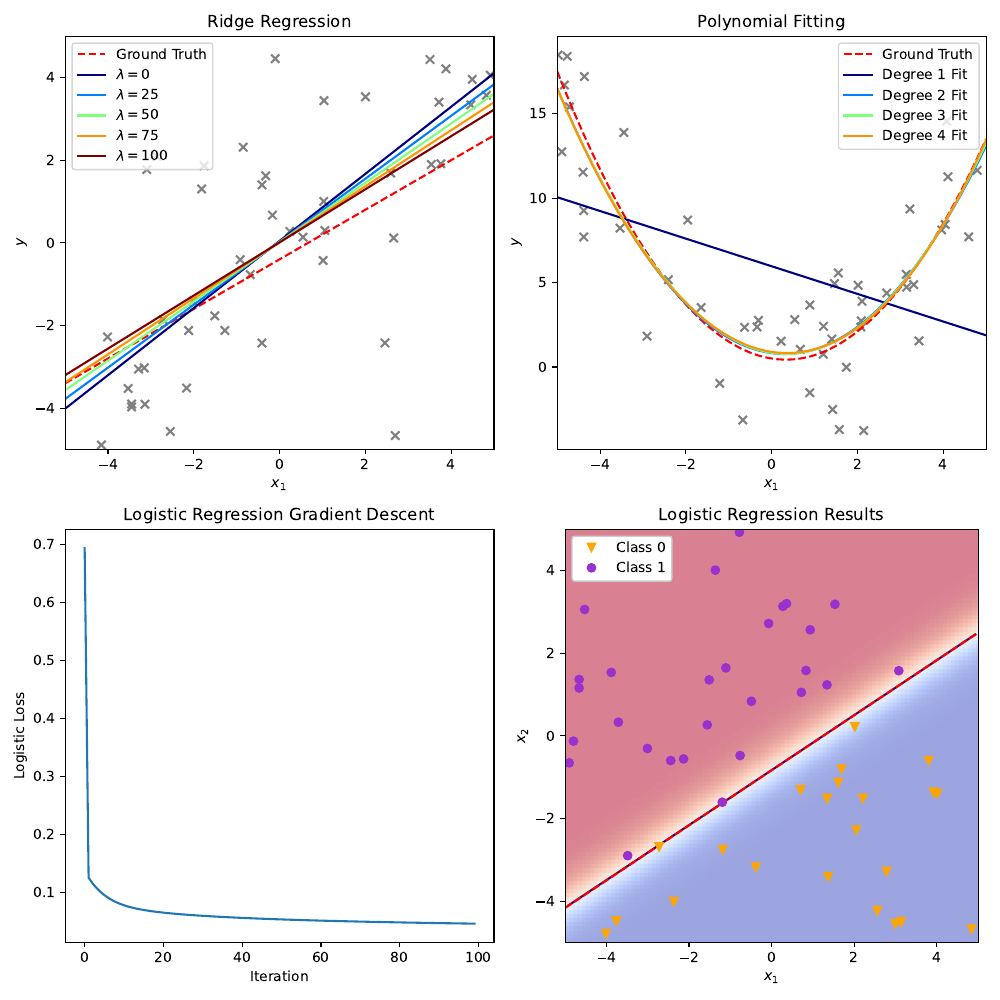

Reproduce this figure in Python.
#!/usr/bin/env python
# -*- coding: utf-8 -*-

"""
COMP0088 lab exercises for week 2.

Add your code as specified below.

A simple test driver is included in this script. Call it at the command line like this:

  $ python week_2.py

A 4-panel figure, `week_2.pdf`, will be generated so you can check it's doing what you
want. You should not need to edit the driver code, though you can if you wish.

NB: the code imports two functions from last week's exercises. If you were not
able to complete those functions, please talk to the TAs to get a working version.
"""

import sys, os, os.path
import argparse

import numpy as np
import numpy.random
import matplotlib.pyplot as plt

import utils

from week_1 import generate_noisy_linear, generate_linearly_separable

#### ADD YOUR CODE BELOW

# -- Question 1 --

def ridge_closed ( X, y, l2=0 ):
    """
    Implement L2-penalised least-squares (ridge) regression
    using its closed form expression.
    
    # Arguments
        X: an array of sample data, where rows are samples
           and columns are features (assume there are at least
           as many samples as features). caller is responsible
           for prepending x0=1 terms if required.
        y: vector of measured (or simulated) labels for the samples,
           must be same length as number of rows in X
        l2: optional L2 regularisation weight. if zero (the default)
           then this reduces to unregularised least squares
    
    # Returns
        w: the fitted vector of weights  
    """
    assert(len(X.shape)==2)
    assert(X.shape[0]==len(y))
    
    # TODO: implement this
    w = np.linalg.inv(X.T @ X + l2* np.identity(X.shape[1])) @ (X.T @ y)

    return w


# -- Question 2 --

def monomial_projection_1d ( X, degree ):
    """
    Map 1d data to an expanded basis of monomials
    up to the given degree.
    
    # Arguments
        X: an array of sample data, where rows are samples
            and the single column is the input feature.
        degree: maximum degree of the monomial terms
    
    # Returns
        Xm: an array of the transformed data, with the
            same number of rows (samples) as X, and
            with degree+1 columns (features):
            1, x, x**2, x**3, ..., x**degree
    """
    assert(len(X.shape)==2)
    assert(X.shape[1]==1)

    # TODO: implement this
    Xm=X
    for i in range(0,degree+1):
        Xm = np.append(Xm,X**i, axis=1)

    return Xm[:,1:]


def generate_noisy_poly_1d ( num_samples, weights, sigma, limits, rng ):
    """
    Draw samples from a 1D polynomial model with additive
    Gaussian noise.
    
    # Arguments
        num_samples: number of samples to generate
            (ie, the number of rows in the returned X
            and the length of the returned y)
        weights: vector of the polynomial coefficients
            (including a bias term at index 0)
        sigma: standard deviation of the additive noise
        limits: a tuple (low, high) specifying the value
            range for the single input dimension x1
        rng: an instance of numpy.random.Generator
            from which to draw random numbers
    
    # Returns
        X: a matrix of sample inputs, where
            the samples are the rows and the
            single column is the 1D feature x1
            ie, its size should be:
              num_samples x 1
        y: a vector of num_samples output values
    """
    # TODO: implement this
    return utils.random_sample(
        lambda x: utils.affine(
            monomial_projection_1d(x, len(weights)-1), weights),
        1, num_samples, limits, rng, sigma)

    
def fit_poly_1d ( X, y, degree, l2=0 ):
    """
    Fit a polynomial of the given degree to 1D sample data.
    
    # Arguments
        X: an array of sample data, where rows are samples
            and the single column is the input feature.
        y: vector of output values corresponding to the inputs,
           must be same length as number of rows in X
        degree: degree of the polynomial
        l2: optional L2 regularisation weight
    
    # Returns
        w: the fitted polynomial coefficients
    """
    assert(len(X.shape)==2)
    assert(X.shape[1]==1)
    assert(X.shape[0]==len(y))

    # TODO: implement this
    Xm = monomial_projection_1d(X, degree)
    w = np.linalg.inv(Xm.T @ Xm + l2* np.identity(Xm.shape[1])) @ (Xm.T @ y)
    
    return w



# -- Question 3 --

def gradient_descent ( z, loss_func, grad_func, lr=0.01,
                       loss_stop=1e-4, z_stop=1e-4, max_iter=100 ):
    """
    Generic batch gradient descent optimisation.
    Iteratively updates z by subtracting lr * grad
    until one or more stopping criteria are met.
    
    # Arguments
        z: initial value(s) of the optimisation var(s).
            can be a scalar if optimising a univariate
            function, otherwise a single numpy array
        loss_func: function of z that we seek to minimise,
            should return a scalar value
        grad_func: function calculating the gradient of
            loss_func at z. for vector z, this should return
            a vector of the same length containing the
            partial derivatives
        lr: learning rate, ie fraction of the gradient by 
            which to update z each iteration
        loss_stop: stop iterating if the loss changes
            by less than this (absolute)
        z_stop: stop iterating if z changes by less than
            this (L2 norm)
        max_iter: stop iterating after iterating this
            many times
    
    # Returns
        zs: a list of the z values at each iteration
        losses: a list of the losses at each iteration
    """
    
    # Empty lists
    zs = [z]
    losses = [loss_func(z)]

    # Params for loop
    iters = 1
    loss_change = abs(loss_stop) + 1
    z_change = abs(z_stop) + 1

    # Looping thorugh each iteration
    while iters < max_iter and abs(loss_change) >= abs(loss_stop) and abs(z_change) >= abs(z_stop):
        
        # Calculate local loss gradient
        gradient = grad_func(z)
        
        # Travel distance down that gradient
        z_old = z
        z = z_old - lr*gradient
        z_change = np.linalg.norm(-lr*gradient)
        zs.append(z)

        # Calculate new loss
        loss_change = loss_func(z) - loss_func(z_old)
        losses.append(loss_func(z))

        # Next iteration
        iters +=1

    return zs, losses


# -- Question 4 --

def logistic_regression ( X, y, w0=None, lr=0.05,
                          loss_stop=1e-4, weight_stop=1e-4, max_iter=100 ):
    """
    Fit a logistic regression classifier to data.
    
    # Arguments
        X: an array of sample data, where rows are samples
           and columns are features. caller is responsible
           for prepending x0=1 terms if required.
        y: vector of binary class labels for the samples,
           must be same length as number of rows in X
        w0: starting value of the weights, if omitted
           then all zeros are used
        lr: learning rate, ie fraction of gradients by
           which to update weights at each iteration
        loss_stop: stop iterating if the loss changes
            by less than this (absolute)
        weight_stop: stop iterating if weights change by less
            than this (L2 norm)
        max_iter: stop iterating after iterating this
            many times
           
    # Returns
        ws: a list of fitted weights at each iteration
        losses: a list of the loss values at each iteration
    """
    assert(len(X.shape)==2)
    assert(X.shape[0]==len(y))
    
    # TODO: implement this

    if w0 is None:
        w0 = np.array([i*0 for i in range(X.shape[1])])

    def loss_func(w0):
        yhat = 1/(1+np.exp(-X.dot(w0)))
        return (-1/len(y)) * (y.dot(np.log(yhat + 1e-10)) + (1-y).dot(np.log(1-yhat + 1e-10)))

    def grad_func(w0):
        yhat = 1/(1+np.exp(-X.dot(w0)))
        return X.T.dot(yhat - y)

    return gradient_descent(w0, loss_func, grad_func, lr, loss_stop, weight_stop, max_iter)


#### plotting utilities

def plot_ridge_regression_1d ( axes, X, y, weights, limits, l2s=[0] ):
    """
    Perform least-squares fits to the provided (X, y) data
    using the specified levels of L2 regularisation, and plot
    the results.
    
    # Arguments
        axes: a Matplotlib Axes object into which to plot
        X: an array of sample data, where rows are samples
            and the single column is the input feature.
        y: vector of output values corresponding to the
            rows of X
        weights: a weight vector of length 2, specifying
            the true generating model, with a bias term
            at index 0.
        limits: a tuple (low, high) specifying the value
            range of the feature dimension x1
        l2s: a list (or vector/array) of numeric values
            specifying amounts of L2 regularisation to use.
    """
    assert(len(X.shape)==2)
    assert(X.shape[1]==1)
    assert(X.shape[0]==len(y))
    
    # plot the data
    axes.scatter(X[:,0], y, marker='x', color='grey')
        
    # plot the true relationship
    y0 = weights[0] + limits[0] * weights[1]
    y1 = weights[0] + limits[1] * weights[1]
    
    axes.plot(limits, (y0, y1), linestyle='dashed', color='red', label='Ground Truth')
    
    # fit for specified regs and plot the results
    X1 = utils.add_x0(X)
    
    cmap = plt.cm.get_cmap('jet')
    for l2 in l2s:
        w = ridge_closed(X1, y, l2)

        y0 = w[0] + limits[0] * w[1]
        y1 = w[0] + limits[1] * w[1]
    
        axes.plot(limits, (y0, y1), linestyle='solid', color=cmap(l2/np.max(l2s)), label='$\lambda=%.f$' % l2)
    
    axes.set_xlim(limits[0], limits[1])
    axes.set_ylim(limits[0], limits[1])
    axes.set_xlabel('$x_1$')
    axes.set_ylabel('$y$')
    
    axes.legend(loc='upper left')
    
    axes.set_title('Ridge Regression')


def plot_poly_fit_1d ( axes, X, y, weights, limits, degrees, l2=0 ):
    """
    Fit polynomials of different degrees to the supplied
    data, and plot the results.
    
    # Arguments
        axes: a Matplotlib Axes object into which to plot
        X: an array of sample data, where rows are samples
            and the single column is the input feature.
        y: vector of output values corresponding to the inputs,
           must be same length as number of rows in X
        weights: the true polynomial coefficients from which
           the data was generated
        limits: a tuple (low, high) specifying the value
            range of the feature dimension x1
        degrees: a list of integer values specifying degrees
            of polynomial to fit
        l2: the amount of l2 regularisation to apply
    
    # Returns
        None
    """
    assert(len(X.shape)==2)
    assert(X.shape[1]==1)
    assert(X.shape[0]==len(y))
    
    axes.scatter(X, y, color='grey', marker='x')
    
    print(f'true weights: {weights}')
    ground_x, ground_y = utils.grid_sample(lambda x: utils.affine(monomial_projection_1d(x, len(weights)-1), weights),
                                           1,
                                           num_divisions=50, limits=limits)
    
    axes.plot(ground_x, ground_y, color='red', linestyle='dashed', label='Ground Truth')

    cmap = plt.cm.get_cmap('jet')
    n = 0
    for deg in degrees:
        w = fit_poly_1d(X, y, deg, l2)
        
        if w is None:
            print('Polynomial fitting not implemented')
            break
            
        print(f'fit {deg} weights: {w}')
        fit_x, fit_y = utils.grid_sample(lambda x: utils.affine(monomial_projection_1d(x, len(w)-1), w),
                                         1,
                                         num_divisions=50, limits=limits)
        axes.plot(fit_x, fit_y, linestyle='solid', color=cmap(n/len(degrees)), label=f'Degree {deg} Fit')
        n += 1
    
    axes.set_xlim(limits[0], limits[1])
    axes.set_xlabel('$x_1$')
    axes.set_ylabel('$y$')
    
    axes.legend(loc='upper right')
    
    axes.set_title('Polynomial Fitting')


def plot_logistic_regression_2d ( axs, X, y, weights, limits ):
    """
    Fit a 2D logistic regression classifier and plot the results.
    Note that there are two separate plots produced here.
    The first (in axs[0]) is an optimisation history, showing how the
    loss decreases via gradient descent. The second (in axs[1]) is
    the regression itself, showing data points and fit results.
    
    # Arguments
        axs: an array of 2 Matplotlib Axes objects into which
           to plot.
        X: an array of sample data, where rows are samples
           and columns are features, including x0=1 terms.
        y: vector of binary class labels for the samples,
           must be same length as number of rows in X
        weights: weights defining the true decision boundary
           with which the data was generated
        limits: a tuple (low, high) specifying the value
            range of both feature dimensions
    
    # Returns
        None
    """
    assert(len(X.shape)==2)
    assert(X.shape[1]==3)
    assert(X.shape[0]==len(y))
    assert(len(weights)==3)
    
    ww, ll = logistic_regression(X, y)
    if ww is None:
        utils.plot_unimplemented(axs[0], title='Logistic Regression Gradient Descent')
        utils.plot_unimplemented(axs[1], title='Logistic Regression Results')
        return
    
    print('Number of iterations: %i' % len(ll))
    axs[0].plot(ll)
    axs[0].set_title('Logistic Regression Gradient Descent')
    axs[0].set_xlabel('Iteration')
    axs[0].set_ylabel('Logistic Loss')
    
    Xm, ym = utils.grid_sample(lambda x: 1/(1 + np.exp(-utils.affine(x, ww[-1]))), 2, 100, limits)
    axs[1].imshow(ym.T, cmap='coolwarm', origin='lower', extent=(limits[0], limits[1], limits[0], limits[1]), alpha=0.5)
    axs[1].contour(ym.T, levels=[.5], origin='lower', extent=(limits[0], limits[1], limits[0], limits[1]))
    
    y0 = -(weights[0] + limits[0] * weights[1]) / weights[2]
    y1 = -(weights[0] + limits[1] * weights[1]) / weights[2]

    axs[1].plot(limits, (y0, y1), linestyle='dashed', color='red', marker='')

    axs[1].plot(X[y==0,1], X[y==0,2], linestyle='', color='orange', marker='v', label='Class 0')
    axs[1].plot(X[y==1,1], X[y==1,2], linestyle='', color='darkorchid', marker='o', label='Class 1')
    
    axs[1].set_xlabel('$x_1$')
    axs[1].set_ylabel('$x_2$')
    
    axs[1].legend(loc='upper left', framealpha=1)
    
    axs[1].set_title('Logistic Regression Results')


#### TEST DRIVER

def process_args():
    ap = argparse.ArgumentParser(description='week 2 coursework script for COMP0088')
    ap.add_argument('-s', '--seed', help='seed random number generator', type=int, default=None)
    ap.add_argument('-n', '--num_samples', help='number of samples to generate and fit', type=int, default=50)
    ap.add_argument('file', help='name of output file to produce', nargs='?', default='week_2.pdf')
    return ap.parse_args()

if __name__ == '__main__':
    args = process_args()
    rng = numpy.random.default_rng(args.seed)
    
    LIMITS = (-5, 5)
    WEIGHTS = np.array([0.5, -0.4, 0.6])
    fig = plt.figure(figsize=(10, 10))
    axs = fig.subplots(nrows=2, ncols=2)
    
    print('Q1: testing unregularised least squares')
    X, y = generate_noisy_linear(args.num_samples, WEIGHTS, 0.5, LIMITS, rng)
    if X is None:
        print('(week 1) linear generation not implemented')
        utils.plot_unimplemented(axs[0,0], title='Ridge Regression')
    else:
        w = ridge_closed(utils.add_x0(X), y)

        print('true weights: %.2f, %.2f, %.2f' % (WEIGHTS[0], WEIGHTS[1], WEIGHTS[2]))
    
        if w is None:
            print('regression not implemented')
            utils.plot_unimplemented(axs[0,0], title='Ridge Regression')
        else:
            print('regressed weights: %.2f, %.2f, %.2f' % (w[0], w[1], w[2]))
            print('squared error: %.2g' % np.dot(WEIGHTS-w, WEIGHTS-w))
    
            print('plotting regularised least squares')
            X, y = generate_noisy_linear(args.num_samples, WEIGHTS[1:], 3, LIMITS, rng)
            plot_ridge_regression_1d ( axs[0, 0], X, y, WEIGHTS[1:], LIMITS, np.arange(5) * 25 )
    
    print('\nQ2: plotting 1D polynomial fits')
    X, y = generate_noisy_poly_1d ( args.num_samples, WEIGHTS, 3, LIMITS, rng )
    if X is None:
        print('poly generation not implemented')
        utils.plot_unimplemented(axs[0,1], title='Polynomial Fitting')
    else:
        plot_poly_fit_1d ( axs[0, 1], X, y, WEIGHTS, LIMITS, [1, 2, 3, 4], 0 )
        
    print('\nQ3: testing gradient descent')
    xx, ll = gradient_descent ( 10,
                                lambda x: x * x - 2 * x + 1,
                                lambda x: 2 * x - 2,
                                lr=0.1,
                                loss_stop=1e-6,
                                z_stop=1e-6 )
    if xx is None:
        print('gradient descent not implemented')
    else:
        print('final estimate %.3g after %i iterations (loss %.2g)' % (xx[-1], len(ll), ll[-1]))
    
    print('\nQ4: testing logistic regression with 2 feature dimensions')
    X, y = generate_linearly_separable(args.num_samples, WEIGHTS, LIMITS, rng)
    if X is None:
        print('(week 1) linearly-separable generation not implemented')
        utils.plot_unimplemented(axs[1,0], title='Logistic Regression Gradient Descent')
        utils.plot_unimplemented(axs[1,1], title='Logistic Regression Results')
    else:
        X0 = utils.add_x0(X)
    
        plot_logistic_regression_2d(axs[1, :], X0, y, WEIGHTS, LIMITS)

    fig.tight_layout(pad=1)
    fig.savefig(args.file)
    plt.close(fig)
